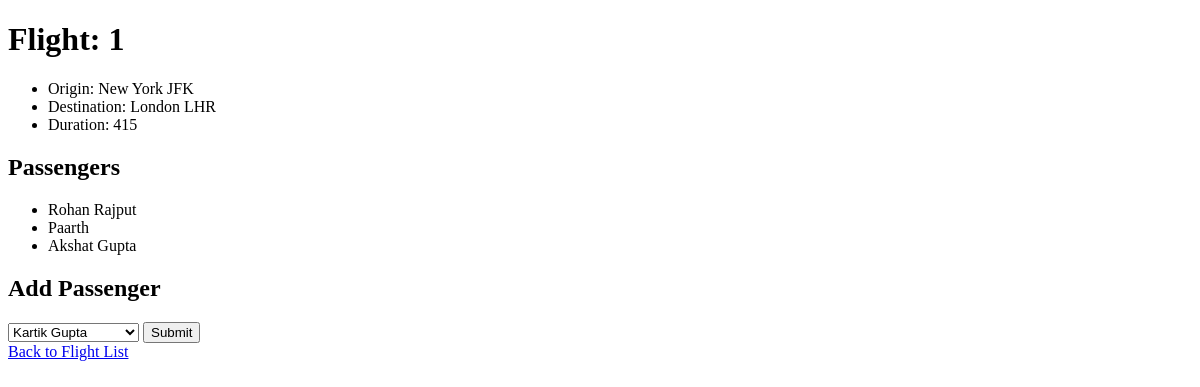
Before: /flights/1 with the older database file.
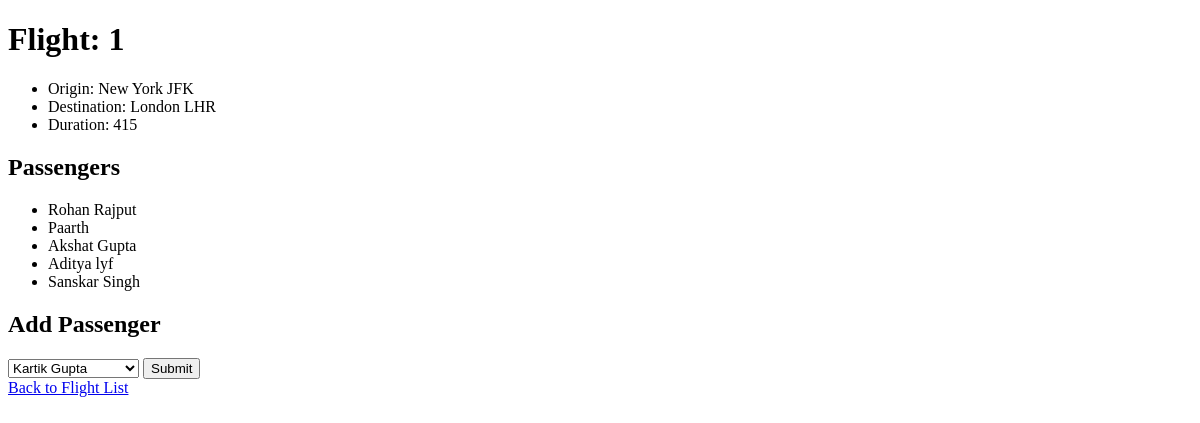
After: the same page with the newer database file.
### flights/models.py (models this page shows, shortened)
class Flight(models.Model):
    origin = models.ForeignKey(Airport, on_delete=models.CASCADE, related_name="departures")
    destination = models.ForeignKey(Airport, on_delete=models.CASCADE, related_name="arrivals")
    duration = models.IntegerField(("duratin of flight in mintues"))

class Airport(models.Model):
    code = models.CharField(("Airport Code "), max_length=3)
    city = models.CharField(("City Name"), max_length=50)
    def __str__(self):
        return f"{self.city} {self.code}"

class Passengers(models.Model):
    firstname = models.CharField(max_length=50)
    lastname = models.CharField(max_length=50, blank=True)
    flights = models.ManyToManyField(Flight, blank=True, related_name="passengers")
    def __str__(self):
        return f"{self.firstname} {self.lastname}"

### flights/views.py (the view)
# urls.py: path("<int:flight_id>", views.flight, name="flight"),
def flight(request, flight_id):
    flight = Flight.objects.get(id = flight_id)
    return render(request, "flights/flight.html", {
        "flight": flight,
        "passengers": flight.passengers.all(),
        "non_passengers":Passengers.objects.exclude(flights=flight).all()
        })

### flights/templates/flights/flight.html (shortened to what this page needs)
{% extends "flights/layout.html" %}
{% block body %}
    <h1>Flight: {{flight.id}} </h1>
    <ul>
        <li> Origin: {{flight.origin}}</li>
        <li> Destination: {{flight.destination}}</li>
        <li> Duration: {{flight.duration}}</li>
    </ul>
    <h2>Passengers</h2>
    <ul>
        {% for passenger in passengers %}
            <li>{{ passenger }}</li>
        {% empty %}
            <li>No Passengers</li>
        {% endfor %}
    </ul>
    <h2>Add Passenger</h2>
    <form action="{% url 'book' flight.id%}" method="post">
    <select name="passenger">
        {% for passenger in non_passengers %}
            <option value="{{passenger.id}}">{{passenger}}</option>
        {% endfor %}
    </select>
    <input type="submit">
    </form>
    <a href="{% url 'index' %}">Back to Flight List</a>
{% endblock body %}

### flights/templates/flights/layout.html (shortened to what this page needs)
    <!DOCTYPE html>
    <html lang = "en">
        <head>
        </head>
        <body>
            {% block body %}
            {% endblock  %}

Changed rows visible on the page:
added Passengers: firstname+lastname "Aditya lyf"
now on this page (row unchanged): Passengers: firstname+lastname "Sanskar Singh"
